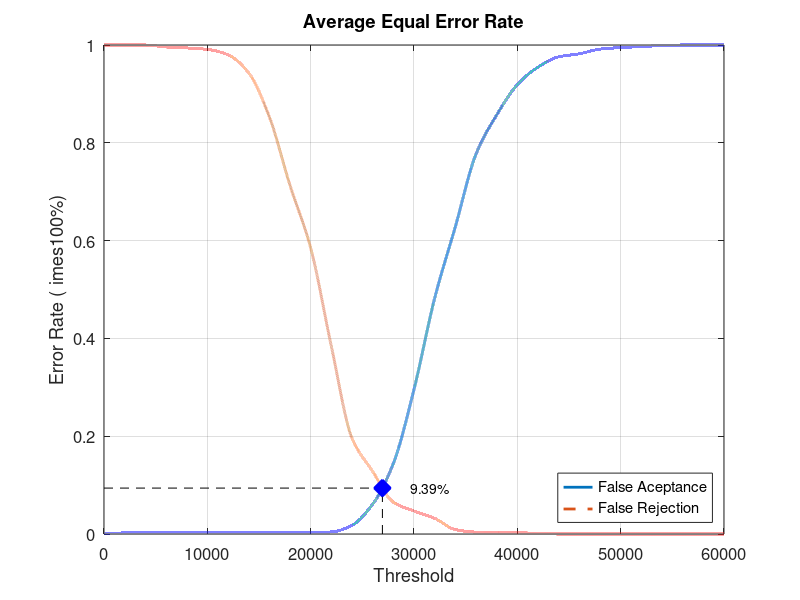
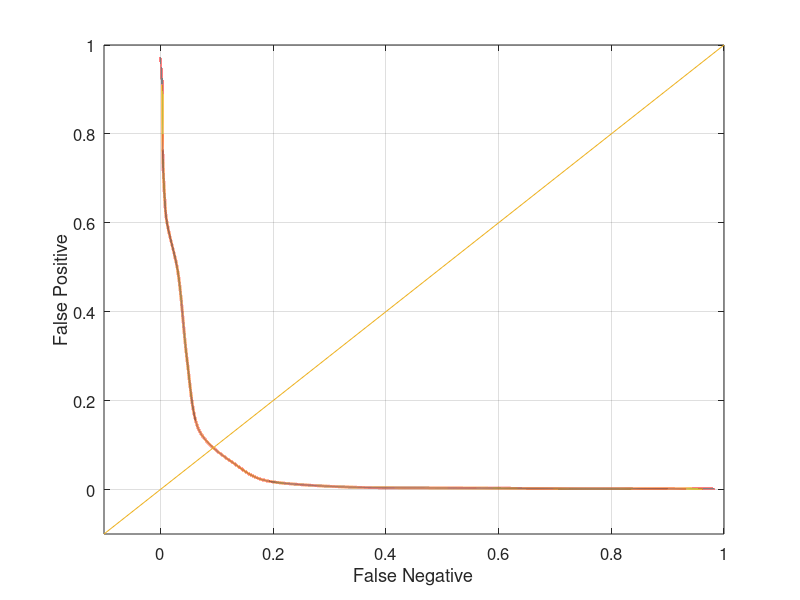

Reproduce these figures in MATLAB, in order.
close all;
clear;
clc;
x = 0:2000:60000;
xq = 0:0.5:60000;

y0 = [0 0.00210526 0.00210526 0.00210526 0.00210526 0.00210526 0.00210526 0.00210526 0.00210526 0.00210526 0.0031579 0.00421053 0.0178947 0.0610526 0.144211 0.295789 0.482105 0.628421 0.776842 0.856842 0.918947 0.954737 0.975789 0.982105 0.991579 0.994737 0.996842 0.998947 1 1 1]
yy0 = interp1(x, y0, xq, 'pchip');
y1 = [1 1 1 0.996 0.994 0.991 0.98 0.943 0.853 0.713 0.585 0.384 0.196 0.128 0.065 0.047 0.032 0.009 0.004 0.004 0.003 0.001 0 0 0 0 0 0 0 0 0]
yy1 = interp1(x, y1, xq, 'pchip');

% Calculating EER: 
y2 = abs(y0 - y1);
find(y2 == min(y2))
yy2 = abs(yy0 - yy1);
xEER = find(yy2 == min(yy2));
xEERIndex = xq(xEER) % X-axis EER
yEER = yy0(xEER) % Y-axis EER

main = figure
plot(xq, yy0,'-','LineWidth', 2);	hold on
plot(xq, yy1,'--','LineWidth', 2);	hold on
plot([xEERIndex xEERIndex], [0 yEER], 'k--');	hold on
plot([0 xEERIndex], [yEER yEER], 'k--');	hold on
plot(xEERIndex, yEER, 'bx', 'LineWidth', 10);	hold on
text(xEERIndex + 10 * xEERIndex / 100, yEER, [num2str(round((10000 * yEER)) / 100) '%'])
legend('False Aceptance', 'False Rejection', 'Location', 'SouthEast')
xlabel('Threshold')
ylabel('Error Rate (	imes100%)')
title('Average Equal Error Rate')
set(gca, 'FontSize', 12)
axis([0 60000 0 1])
grid on

print(main, 'Database1AverageMain', '-dpng');
FNRxFPR = figure('Color', [1 1 1]);
plot(yy1, yy0, '-', yy1, yy0, 'LineWidth', 2);
hold on
y = -0.1:0.1:1
plot(y, y); 
set(gca, 'FontSize', 12)
xlabel('False Negative')
ylabel('False Positive')
axis([-0.1 1 -0.1 1])
set(gca, 'FontSize', 12)
grid on

print(FNRxFPR, 'Database1AverageFNRxFPR','-dpng');
